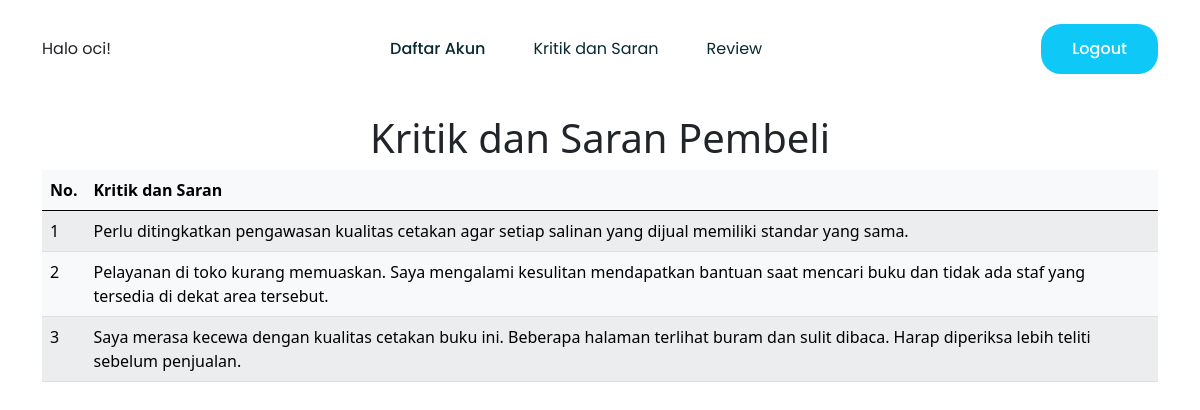
The page /kritik_admin.php (signed in) on the database its author committed.
### tables this page shows
CREATE TABLE `kritik` (
  `id` int(11) NOT NULL,
  `kritik` varchar(999) NOT NULL
);

### kritik_admin.php (the view, shortened to what this page needs)
<!DOCTYPE html>
  <html lang="en">
    <head>
      <link href="https://cdn.jsdelivr.net/npm/bootstrap@5.0.0-beta2/dist/css/bootstrap.min.css" rel="stylesheet">
    </head>
    <body>
        <section class="h-100 w-100 bg-white" style="box-sizing: border-box">
        <nav class="navbar-1-1 navbar navbar-expand-lg navbar-light p-4 px-md-4 mb-3 bg-body"
        style="font-family: Poppins, sans-serif">
        <div class="container">
            <div>
            Halo <?php echo $_SESSION['username'];?>!
            </div>
            <div class="collapse navbar-collapse" id="navbarTogglerDemo02">
            <ul class="navbar-nav mx-auto mb-2 mb-lg-0">
                <li class="nav-item">
                <a class="nav-link px-md-4 active" aria-current="page" href="homepage_admin.php">Daftar Akun</a>
                </li>
                <li class="nav-item">
                <a class="nav-link px-md-4" href="kritik_admin.php">Kritik dan Saran</a>
                </li>
                <li class="nav-item">
                <a class="nav-link px-md-4" href="review_admin.php">Review</a>
                </li>
            </ul>
            <div class="d-flex">
                <a class="btn btn-get-started btn-get-started-blue text-white" href="logout.php">Logout</a>
            </div>
            </div>
        </div>
        </nav>
        <div align="center">
            <h1>Kritik dan Saran Pembeli</h1>
        </div>
        <div class="container" align="center">
            <center>
            <table class="table table-light table-striped" >
            <thead>
                <tr >
                    <th scope="col">No.</th>
                    <th scope="col">Kritik dan Saran</th>
                </tr>
            </thead>
            <tbody >
                <?php
                function dekripsi_rot13($decrypt1){
                    for($i=0; $i < strlen($decrypt1); $i++){
                        $c = ord($decrypt1[$i]);
                        if($c >= ord('n') & $c <= ord('z') | $c >= ord('N') & $c <= ord('Z')){
                        $c -= 13;
                        }elseif($c >= ord('a') & $c <= ord('m') | $c >= ord('A') & $c <= ord('M')){
                        $c += 13;
                        }
                        $decrypt1[$i] = chr($c);
                    }
                    return $decrypt1;
                }
                include 'config.php';
                $query = mysqli_query ($connection, "SELECT * from kritik");
                $s=1;
                while ($data=mysqli_fetch_array($query))
                {?>
                <tr>
                <td> <?php echo $s++?></td>
                <td>
                    <?php
                        $message = $data['kritik'];
                        $cipher = "AES-256-CBC";
                        $secret = "12345678901234567890123456789012";
                        $option = 0;
                        $iv = str_repeat("0", openssl_cipher_iv_length($cipher));
                        $decrypt1 = openssl_decrypt($message, $cipher, $secret, $option, $iv);
                        $final = dekripsi_rot13($decrypt1);
                        echo $final;
                    ?>
                </td>
                </tr>
                <?php
                }
                ?>
            </tbody>
            </table>
            </center>
        </div>
    </body>
</html>

### kritik_admin.php (style rules this page uses)
.navbar-1-1.navbar-light .navbar-nav .nav-link { color: #092a33; transition: 0.3s; }
.navbar-1-1.navbar-light .navbar-nav .nav-link.active { font-weight: 500; }
.navbar-1-1 .btn-get-started { border-radius: 20px; padding: 12px 30px; font-weight: 500; }
.navbar-1-1 .btn-get-started-blue { background-color: #0ec8f8; transition: 0.3s; }

### rows shown on the page
kritik: kritik "Perlu ditingkatkan pengawasan kualitas cetakan agar setiap salinan yang dijual memiliki standar yang sama."
kritik: kritik "Pelayanan di toko kurang memuaskan. Saya mengalami kesulitan mendapatkan bantuan saat mencari buku dan tidak ada staf yang tersedia di dekat area tersebut."
kritik: kritik "Saya merasa kecewa dengan kualitas cetakan buku ini. Beberapa halaman terlihat buram dan sulit dibaca. Harap diperiksa lebih teliti sebelum penjualan."

### other values the page prints
$_SESSION['username'] "oci"
